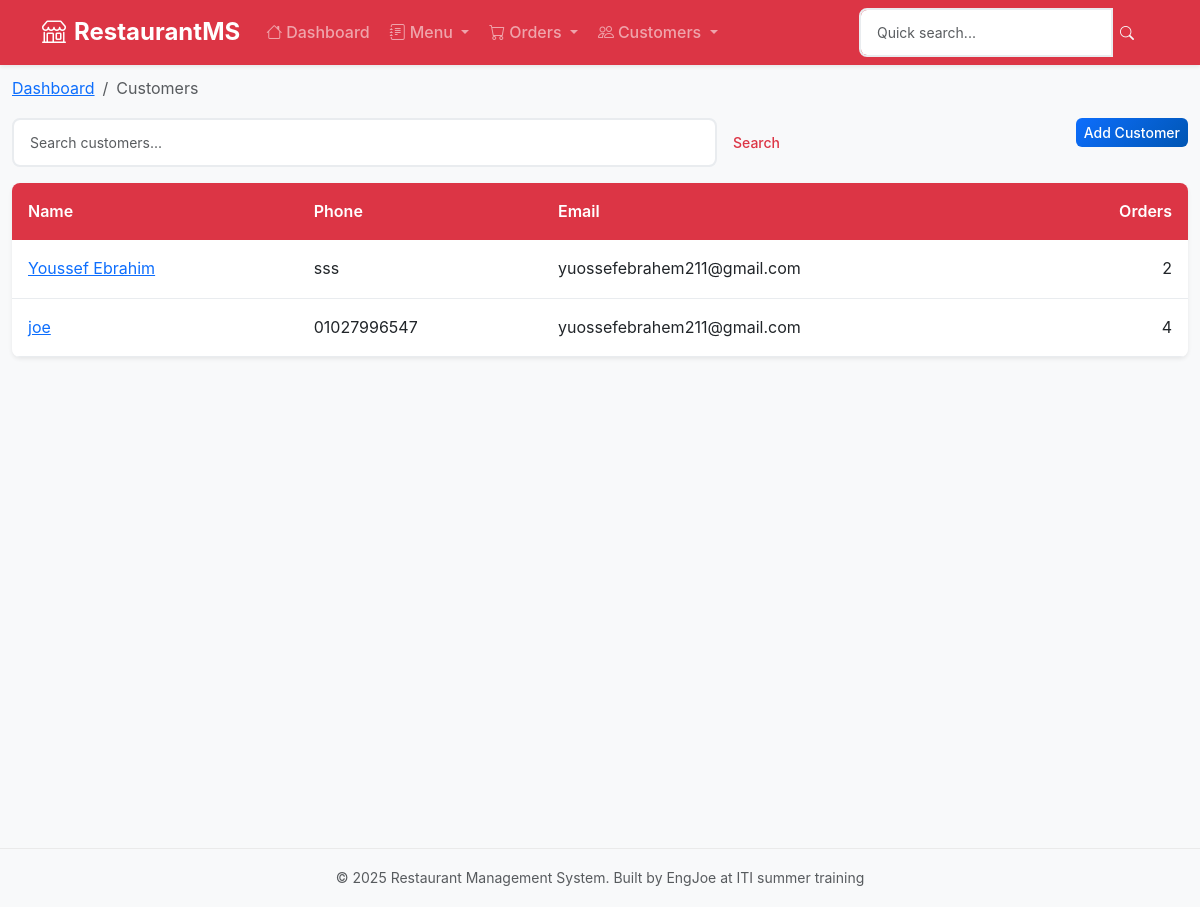
Before: /customers/ with the older database file.
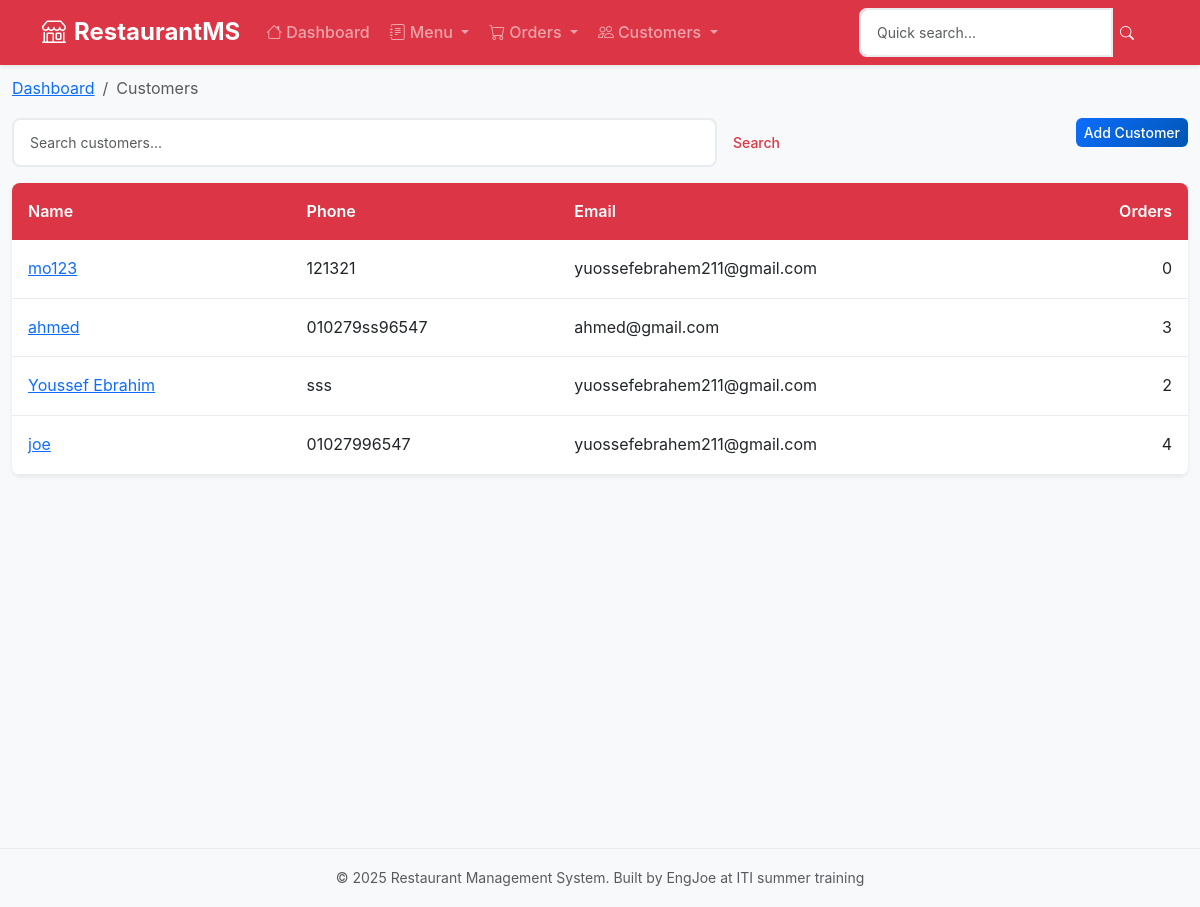
After: the same page with the newer database file.
### customers/models.py (models this page shows, shortened)
class Customer(models.Model):
    name = models.CharField(max_length=200)
    email = models.EmailField(blank=True)
    phone = models.CharField(max_length=20)
    address = models.TextField(blank=True)
    created_at = models.DateTimeField(auto_now_add=True)
    updated_at = models.DateTimeField(auto_now=True)

### customers/views.py (the view)
# urls.py: path('', views.CustomerListView.as_view(), name='customer_list'),
class CustomerListView(ListView):
    model = Customer
    template_name = 'customers/customer_list.html'
    context_object_name = 'customers'
    paginate_by = 20
    def get_queryset(self):
        queryset = Customer.objects.annotate(
            total_orders=Count('orders'),
            total_spent=Sum('orders__items__price')
        )
        query = self.request.GET.get('query')
        if query:
            queryset = queryset.filter(
                Q(name__icontains=query) |
                Q(email__icontains=query) |
                Q(phone__icontains=query)
            )
        return queryset.order_by('-created_at')
    def get_context_data(self, **kwargs):
        context = super().get_context_data(**kwargs)
        context['search_form'] = CustomerSearchForm(self.request.GET)
        return context

### customers/forms.py
class CustomerSearchForm(forms.Form):
    query = forms.CharField(
        max_length=200,
        widget=forms.TextInput(attrs={
            'placeholder': 'Search customers...',
            'class': 'form-control'
        }),
        required=False
    )

### customers/templates/customers/customer_list.html (shortened to what this page needs)
{% extends 'base.html' %}
{% block breadcrumb %}
    <nav aria-label="breadcrumb">
        <ol class="breadcrumb mb-3">
            <li class="breadcrumb-item">
                <a href="{% url 'dashboard' %}">Dashboard</a>
            </li>
            <li class="breadcrumb-item active">Customers</li>
        </ol>
    </nav>
{% endblock %}
{% block content %}
    <div class="row mb-3">
        <div class="col-md-8">
            <form method="get" class="d-flex">
                <input name="query"
                       value="{{ request.GET.query }}"
                       class="form-control form-control-sm me-2"
                       placeholder="Search customers...">
                <button class="btn btn-sm btn-outline-primary">Search</button>
            </form>
        </div>
        <div class="col-md-4 text-end">
            <a href="{% url 'customers:customer_create' %}"
               class="btn btn-sm btn-primary">Add Customer</a>
        </div>
    </div>
    <table class="table table-hover table-sm">
        <thead>
            <tr>
                <th>Name</th>
                <th>Phone</th>
                <th>Email</th>
                <th class="text-end">Orders</th>
            </tr>
        </thead>
        <tbody>
            {% for customer in customers %}
                <tr>
                    <td>
                        <a href="{% url 'customers:customer_detail' customer.pk %}">{{ customer.name }}</a>
                    </td>
                    <td>{{ customer.phone }}</td>
                    <td>{{ customer.email }}</td>
                    <td class="text-end">{{ customer.total_orders }}</td>
                </tr>
            {% empty %}
                <tr>
                    <td colspan="4">No customers found.</td>
                </tr>
            {% endfor %}
        </tbody>
    </table>
{% endblock %}

Changed rows visible on the page:
added Customer: name "mo123", phone "121321", email "yuossefebrahem211@gmail.com", total_orders "0"
added Customer: name "ahmed", phone "010279ss96547", email "ahmed@gmail.com", total_orders "3"
